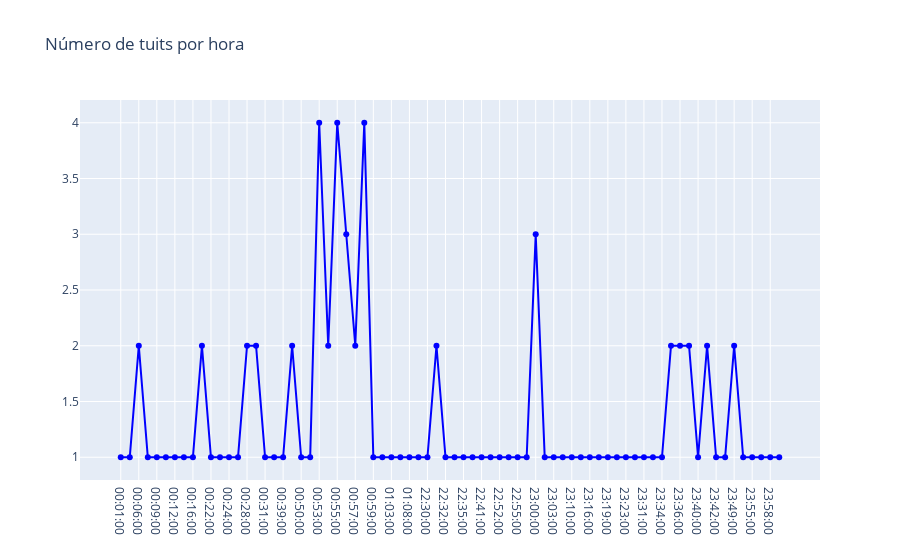

This figure's notebook cell:
### Markdown cell above
###  `[25 pts]` Punto 2: Hacer una visualización sobre esos tuits

### Code cell
trace = go.Scatter(x=temp.hora.values,
                   y=temp.cnt.values,
                   text=[f"Fecha: {f}<br>Tuits: {c}" for f,c in zip(temp.hora.values,temp.cnt.values)],
                   hoverinfo='text',
                   mode='lines+markers',
                   name='Horas',
                   line={'color': 'blue'})
layout = go.Layout(title="Número de tuits por hora")

fig = go.Figure(data=[trace], layout=layout)
iplot(fig)

### Figure 1 — Plotly figure (JSON) as saved in the notebook; plotly's stock layout.template omitted (floating-point values rounded to 4 significant figures)
{"data": [{"hoverinfo": "text", "line": {"color": "blue"}, "mode": "lines+markers", "name": "Horas", "text": ["Fecha: 00:01:00<br>Tuits: 1", "Fecha: 00:05:00<br>Tuits: 1", "Fecha: 00:06:00<br>Tuits: 2", "Fecha: 00:08:00<br>Tuits: 1", "Fecha: 00:09:00<br>Tuits: 1", "Fecha: 00:11:00<br>Tuits: 1", "Fecha: 00:12:00<br>Tuits: 1", "Fecha: 00:15:00<br>Tuits: 1", "Fecha: 00:16:00<br>Tuits: 1", "Fecha: 00:17:00<br>Tuits: 2", "Fecha: 00:22:00<br>Tuits: 1", "Fecha: 00:23:00<br>Tuits: 1", "Fecha: 00:24:00<br>Tuits: 1", "Fecha: 00:26:00<br>Tuits: 1", "Fecha: 00:28:00<br>Tuits: 2", "Fecha: 00:30:00<br>Tuits: 2", "Fecha: 00:31:00<br>Tuits: 1", "Fecha: 00:38:00<br>Tuits: 1", "Fecha: 00:39:00<br>Tuits: 1", "Fecha: 00:49:00<br>Tuits: 2", "Fecha: 00:50:00<br>Tuits: 1", "Fecha: 00:51:00<br>Tuits: 1", "Fecha: 00:53:00<br>Tuits: 4", "Fecha: 00:54:00<br>Tuits: 2", "Fecha: 00:55:00<br>Tuits: 4", "Fecha: 00:56:00<br>Tuits: 3", "Fecha: 00:57:00<br>Tuits: 2", "Fecha: 00:58:00<br>Tuits: 4", "Fecha: 00:59:00<br>Tuits: 1", "Fecha: 01:01:00<br>Tuits: 1", "Fecha: 01:03:00<br>Tuits: 1", "Fecha: 01:06:00<br>Tuits: 1", "Fecha: 01:08:00<br>Tuits: 1", "Fecha: 22:27:00<br>Tuits: 1", "Fecha: 22:30:00<br>Tuits: 1", "Fecha: 22:31:00<br>Tuits: 2", "Fecha: 22:32:00<br>Tuits: 1", "Fecha: 22:33:00<br>Tuits: 1", "Fecha: 22:35:00<br>Tuits: 1", "Fecha: 22:38:00<br>Tuits: 1", "Fecha: 22:41:00<br>Tuits: 1", "Fecha: 22:43:00<br>Tuits: 1", "Fecha: 22:52:00<br>Tuits: 1", "Fecha: 22:54:00<br>Tuits: 1", "Fecha: 22:55:00<br>Tuits: 1", "Fecha: 22:59:00<br>Tuits: 1", "Fecha: 23:00:00<br>Tuits: 3", "Fecha: 23:01:00<br>Tuits: 1", "Fecha: 23:03:00<br>Tuits: 1", "Fecha: 23:07:00<br>Tuits: 1", "Fecha: 23:10:00<br>Tuits: 1", "Fecha: 23:11:00<br>Tuits: 1", "Fecha: 23:16:00<br>Tuits: 1", "Fecha: 23:17:00<br>Tuits: 1", "Fecha: 23:19:00<br>Tuits: 1", "Fecha: 23:20:00<br>Tuits: 1", "Fecha: 23:23:00<br>Tuits: 1", "Fecha: 23:28:00<br>Tuits: 1", "Fecha: 23:31:00<br>Tuits: 1", "Fecha: 23:32:00<br>Tuits: 1", "Fecha: 23:34:00<br>Tuits: 1", "Fecha: 23:35:00<br>Tuits: 2", "Fecha: 23:36:00<br>Tuits: 2", "Fecha: 23:37:00<br>Tuits: 2", "Fecha: 23:40:00<br>Tuits: 1", "Fecha: 23:41:00<br>Tuits: 2", "Fecha: 23:42:00<br>Tuits: 1", "Fecha: 23:45:00<br>Tuits: 1", "Fecha: 23:49:00<br>Tuits: 2", "Fecha: 23:54:00<br>Tuits: 1", "Fecha: 23:55:00<br>Tuits: 1", "Fecha: 23:56:00<br>Tuits: 1", "Fecha: 23:58:00<br>Tuits: 1", "Fecha: 23:59:00<br>Tuits: 1"], "type": "scatter", "x": ["00:01:00", "00:05:00", "00:06:00", "00:08:00", "00:09:00", "00:11:00", "00:12:00", "00:15:00", "00:16:00", "00:17:00", "00:22:00", "00:23:00", "00:24:00", "00:26:00", "00:28:00", "00:30:00", "00:31:00", "00:38:00", "00:39:00", "00:49:00", "00:50:00", "00:51:00", "00:53:00", "00:54:00", "00:55:00", "00:56:00", "00:57:00", "00:58:00", "00:59:00", "01:01:00", "01:03:00", "01:06:00", "01:08:00", "22:27:00", "22:30:00", "22:31:00", "22:32:00", "22:33:00", "22:35:00", "22:38:00", "22:41:00", "22:43:00", "22:52:00", "22:54:00", "22:55:00", "22:59:00", "23:00:00", "23:01:00", "23:03:00", "23:07:00", "23:10:00", "23:11:00", "23:16:00", "23:17:00", "23:19:00", "23:20:00", "23:23:00", "23:28:00", "23:31:00", "23:32:00", "23:34:00", "23:35:00", "23:36:00", "23:37:00", "23:40:00", "23:41:00", "23:42:00", "23:45:00", "23:49:00", "23:54:00", "23:55:00", "23:56:00", "23:58:00", "23:59:00"], "y": [1, 1, 2, 1, 1, 1, 1, 1, 1, 2, 1, 1, 1, 1, 2, 2, 1, 1, 1, 2, 1, 1, 4, 2, 4, 3, 2, 4, 1, 1, 1, 1, 1, 1, 1, 2, 1, 1, 1, 1, 1, 1, 1, 1, 1, 1, 3, 1, 1, 1, 1, 1, 1, 1, 1, 1, 1, 1, 1, 1, 1, 2, 2, 2, 1, 2, 1, 1, 2, 1, 1, 1, 1, 1]}], "layout": {"title": {"text": "Número de tuits por hora"}}}
